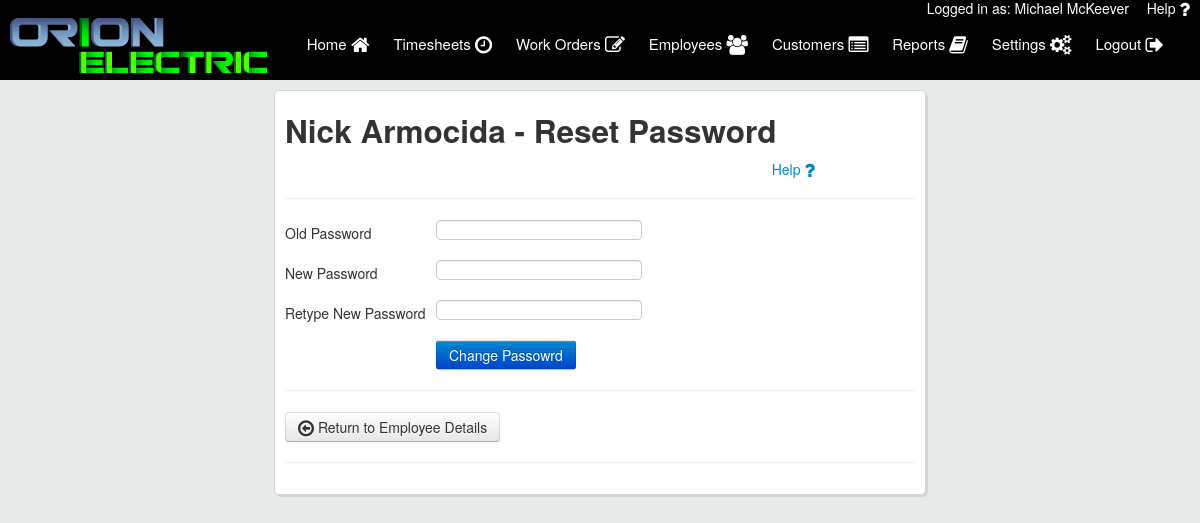
Screenshot of /reset_password.php?emp_id=2 (signed in) with the database file from the repository.
### tables this page shows
CREATE TABLE `users` (
  `user_id` int(11) NOT NULL,
  `first_name` varchar(50) NOT NULL,
  `last_name` varchar(50) NOT NULL,
  `email` varchar(50) NOT NULL,
  `username` varchar(50) NOT NULL,
  `password` varchar(50) NOT NULL,
  `emp_num` int(11) NOT NULL,
  `is_tech` varchar(3) NOT NULL,
  `is_admin` varchar(3) NOT NULL,
  `user_phone` varchar(12) NOT NULL,
  `is_deleted` varchar(3) NOT NULL
);

### includes/form_handlers/reset_password_handler.php (called while the page is built, shortened)
<?php
if (isset($_GET['emp_id'])){
	$empId = $_GET['emp_id'];
	$header = "?emp_id=" . $empId;
} elseif (isset($_POST['emp_id'])){
}
$query = mysqli_query($con, "SELECT * FROM users WHERE user_id='$empId'");
$row = mysqli_fetch_array($query);
$name = $row['first_name'] .  ' ' . $row['last_name'];
?>

### reset_password.php (the view, shortened to what this page needs)
<?php
    include("includes/header.php");
    include("includes/form_handlers/reset_password_handler.php");
?>
    <div class="main_column column">
    	<div id="first">
    	<h2><?php echo $name;?> - Reset Password</h2>
		<a href="user_manual.pdf#page=14" target="_blank" style="float: right; padding: 0 100px;">Help <i class="fa fa-question fa-lg"></i></a><br>
    	<hr>
    	<form action="reset_password.php<?php echo $header;?>" method="POST">
    		<p><label>Old Password</label><input type="password" name="old_pass" maxlength="25" required></p>
    		<p><label>New Password</label><input type="password" name="new_pass1" maxlength="25" required></p>
    		<p><label>Retype New Password</label><input type="password" name="new_pass2" maxlength="25" required></p>
    		<p><label></label><input type="submit" name="change_pass" class="btn btn-primary" value="Change Passowrd"></p>
    	</form>
    	</div>
    	<hr>
    	<div id="details" style="display: none;">
        <a href="employee_details.php?emp_id=<?php echo $empId;?>">
            <button type="button" class="btn btn-secondary">
            <i class="fa fa-arrow-circle-o-left fa-lg"></i> Return to Employee Details
            </button>
        </a>
    	</div>
        <hr>
    </div>
</div>
</body>

### includes/header.php (shortened to what this page needs)
<?php
    require 'config/config.php';
    if (isset($_SESSION['username'])){
        $userLoggedIn = $_SESSION['username'];
		$user_details_query = mysqli_query($con,"SELECT * FROM users WHERE username='$userLoggedIn' AND is_deleted='no'");
		if(mysqli_num_rows($user_details_query)==1){
			$user = mysqli_fetch_array($user_details_query);
		}else{
			unset($_SESSION['username']);
			header("Location: login.php");
		}
    }
    else {
        header("Location: login.php");
    }
?>
<html>
<head>
	<link rel="stylesheet" type="text/css" href="//maxcdn.bootstrapcdn.com/font-awesome/4.3.0/css/font-awesome.min.css">
    <link rel="stylesheet" type="text/css" href="assets/css/bootstrap.css">
	<link rel="stylesheet" type="text/css" href="assets/css/style.css">
	<link rel="stylesheet" type="text/css" href="assets/css/jquery-ui.min.css">
</head>
<body>
	<div class="user_logged">
		Logged in as: <?php echo $user['first_name'] .' ' . $user['last_name'];?>&nbsp;&nbsp;
		<a href="user_manual.pdf" target="_blank" style="float: right; padding: 0 10px; color: #fff; ">Help <i class="fa fa-question fa-lg"></i></a>
	</div>
    <div class="top_bar">
		<div class="logo">
			<a href="index.php"><img src="assets/logos/orionelectric.png"></a>
		</div>
		<nav id="desktop">
			<ul>
			<a href="index.php">
				Home <i class="fa fa-home fa-lg"></i>
			</a>
			<a href="timesheets.php">
				Timesheets <i class="fa fa-clock-o fa-lg"></i>
            </a>
			<a href="workorders.php" id="workorder_nav" style="display: none;">
				Work Orders <i class="fa fa-pencil-square-o fa-lg"></i>
			</a>
			<a href="employees.php" id="emp_nav" style="display: none;">
				Employees <i class="fa fa-users fa-lg"></i>
			</a>
            <a href="customers.php" id="cust_nav" style="display: none;">
				Customers <i class="fa fa-list-alt fa-lg" ></i>
			</a>
            <a href="reports.php" id="rep_nav" style="display: none;">
				Reports <i class="fa fa-book fa-lg" ></i>
			</a>
			<a href="settings.php">
				Settings <i class="fa fa-cogs fa-lg"></i>
			</a>
			<a href="includes/handlers/logout.php">
				Logout <i class="fa fa-sign-out fa-lg"></i>
			</a>
		</ul>
		</nav>
	</div>
	<div class="wrapper">

### assets/css/style.css (style rules this page uses)
body { line-height: 17px; background-color: #e6eae8; }
.user_logged { width: 100%; background-color: black; color: #fff; text-align: right; position: fixed; height: 10px; z-index: 11; }
.top_bar { width: 100%; height: 70px; background-color: black; margin:10px 0 10px 0; display: inline-flex; position: fixed; z-index: 10; }
.logo img { margin-left: 10px; position: relative; top: 8px; z-index: 3; }
nav { float: right; right: 1px; position: absolute; margin: 25px; }
nav a { position: relative; color: #fff; text-decoration: none; font-size: 15px; padding: 25px 0; margin: -25px 10px; display: inline-block; height: 50px; }
.wrapper { margin: 0 auto; top: 90px; position: relative; padding: 0 10px; width: 75%; }
.column { background-color: #fff; padding: 10px; border: 1px solid #d3d3d3; border-radius: 5px; box-shadow: 2px 2px 1px #d3d3d3; z-index: -1; }
.main_column { margin: 0 auto; width: 70%; z-index: -1; min-height: 160px; }
label { min-width: 150px; display: inline-block; padding-right: 1px; }
input:read-only { background-color: #fff; cursor: pointer; }

### rows the page displays
users: first_name "Michael", last_name "McKeever"
users: name "Nick Armocida"
